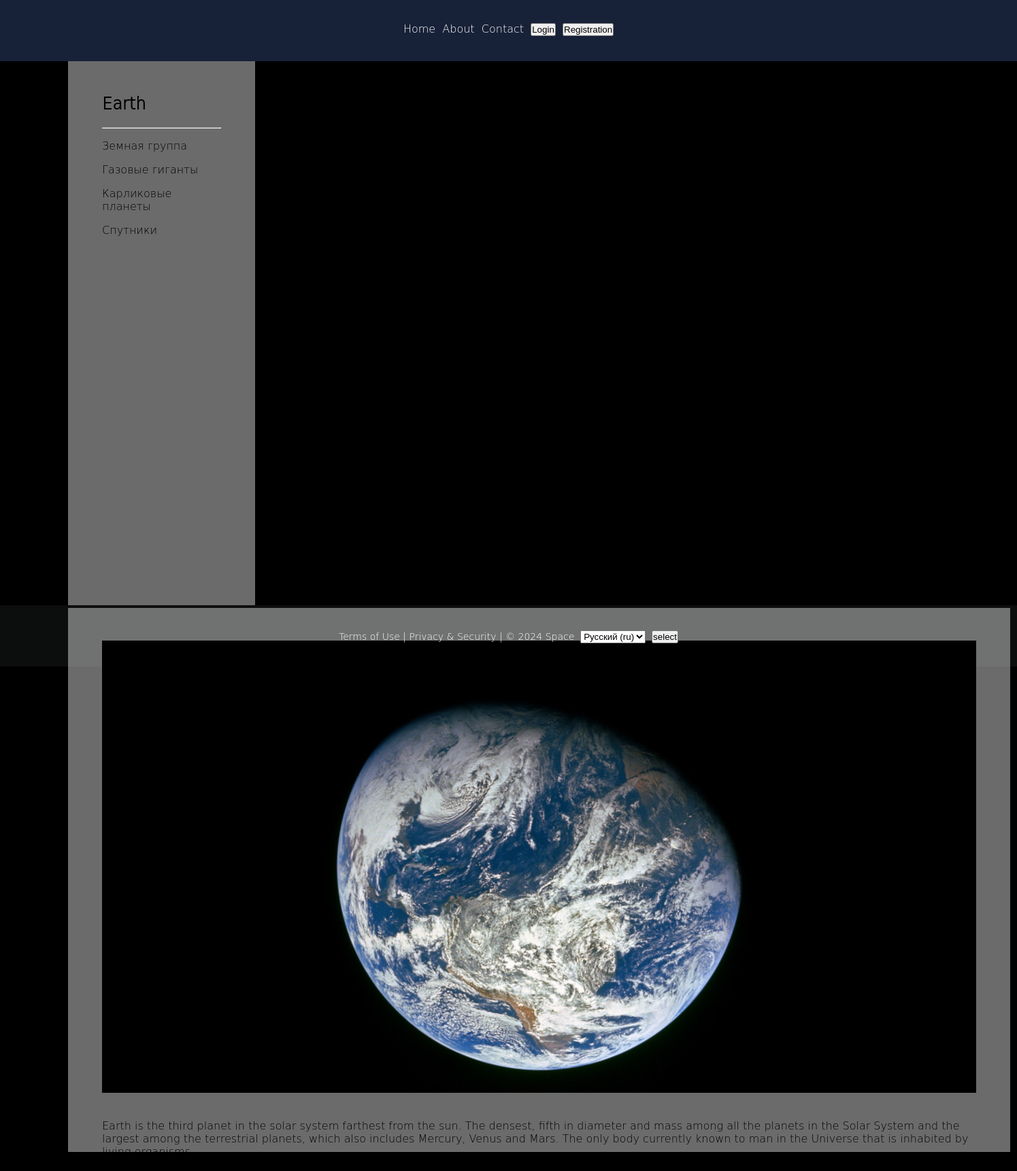
/content/Earth/, run on an earlier commit of the app's database.
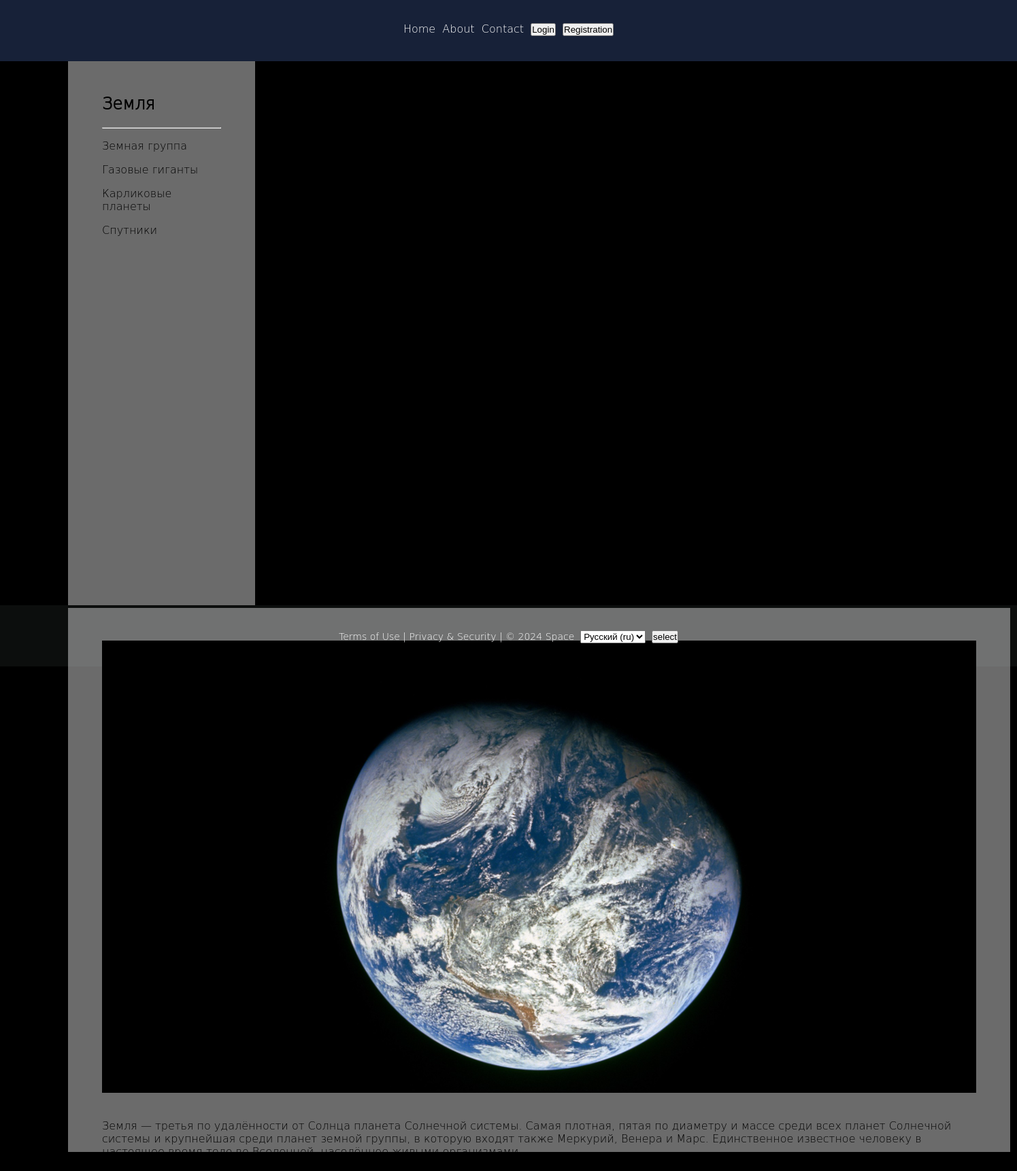
And on a later commit of the database.
### base/models.py (models this page shows, shortened)
class Content(models.Model):
    header = models.CharField(max_length=255, verbose_name=_('Header'))
    post = models.TextField(blank=True, verbose_name=_('Content'))
    slug = models.SlugField(max_length=255, unique=True, db_index=True, verbose_name=_('Slug'))
    photo = models.ImageField(
        upload_to="photos/%Y/%m/%d/", default=None, blank=True, null=True, verbose_name=_('Photo')
    )
    author = models.ForeignKey(
        get_user_model(), on_delete=models.SET_NULL, related_name='content',
        null=True, default=None, verbose_name=_('Author')
    )
    category = models.ForeignKey(
        'Category', on_delete=models.PROTECT, related_name='content', null=True, verbose_name=_('Categories')
    )
    time_create = models.DateTimeField(auto_now_add=True, verbose_name=_('Creation time'))
    time_update = models.DateTimeField(auto_now=True, verbose_name=_('Time of change'))
    is_published = models.BooleanField(default=True, verbose_name=_('Status'))
    objects = models.Manager()
    published = PublishManager()
    class Meta:
        verbose_name = _('object')
        verbose_name_plural = _('Objects')

### base/views.py (the view)
# urls.py: path('content/<slug:slug>/', views.ContentPage.as_view(), name='content'),
class ContentPage(DetailView):
    template_name = 'base/content.html'
    slug_url_kwarg = 'slug'
    context_object_name = 'content'
    def get_context_data(self, **kwargs):
        context = super().get_context_data(**kwargs)
        context['title'] = context['content'].header
        context['page_header'] = context['content'].header
        return context
    def get_object(self, queryset=None):
        return get_object_or_404(Content.published, slug=self.kwargs[self.slug_url_kwarg])

### base/models.py (called while the page is built)
    def get_queryset(self):
        return super().get_queryset().filter(is_published=1)

    def get_absolute_url(self):
        return reverse('category', kwargs={'cat_slug': self.cat_slug})

### base/templatetags/base_tags.py (called while the page is built)
@register.inclusion_tag('base/category.html')
def get_category(selected=0):
    category = Category.objects.all()
    return {'category': category, 'selected': selected}

### base/templates/base/content.html (shortened to what this page needs)
{% extends 'base.html' %}
{% load i18n %}
{% block content %}
{% if content.photo %}
<img src="{{content.photo.url}}" alt="{{header}}"><br>
{% else %}
<p align="center">{% include 'base/inclusions/image_icon.html' %}</p><br>
{% endif %}
<br>{{content.post|linebreaks}}<br>
<br>
{% endblock %}

### templates/base.html (shortened to what this page needs)
<!DOCTYPE html>
<html lang="ru">
{% load static %}
{% load base_tags %}
{% load i18n %}
<head>
    <link type="text/css" rel="stylesheet" href="{% static 'base/css/styles.css' %}">
</head>
<body>
<div id="page">
    <div class="head">
        <div class="menu">
            <a class="link-white" href="{% url 'home' %}">{% trans 'Home' %}</a>&nbsp;
            <a class="link-white" href="{% url 'about' %}">{% trans 'About' %}</a>&nbsp;
            <a class="link-white" href="{% url 'contact' %}">{% trans 'Contact' %}</a>&nbsp;
            {% if user.is_authenticated %}
            <a class="link-white" href="{% url 'users:profile' %}">{{user.username}}</a>&nbsp;
            <form style="display:inline-block" method="post" action="{% url 'users:logout' %}">{% csrf_token %}
                <button type="submit" class="button-head">{% trans 'Logout' %}</button>
            </form>
            {% else %}
            <a href="{% url 'users:login' %}">
                <button type="button" class="button-head">{% trans 'Login' %}</button>&nbsp;
            </a>
            <a href="{% url 'users:registration' %}">
                <button type="button" class="button-head">{% trans 'Registration' %}</button>
            </a>
            {% endif %}
        </div>
    </div>
    <div class="body">
        <div class="categories">
            <div class="shell">
                <br><h2>{{page_header}}</h2>
                <hr class="line">
                {% get_category selected %}
            </div>
        </div>
        <div class="content">
            <div class="shell"><br>
                <br>{% block content %}{% endblock %}
            </div>
        </div>
    </div>
    <div class="footer" style="color: #ffffff">
        <div style="display:inline-block">
            <a class="link-white" href="{% url 'terms' %}">{% trans 'Terms of Use' %}</a> |
            <a class="link-white" href="{% url 'privacy' %}">{% trans 'Privacy & Security' %}</a> |
            &copy 2024 {% trans 'Space' %}&nbsp;
        </div>
        <form style="display:inline-block" class="language" action="{% url 'set_language' %}" method="post">
            <select name="language">
                {% get_current_language as LANGUAGE_CODE %}
                {% get_available_languages as LANGUAGES %}
                {% get_language_info_list for LANGUAGES as languages %}
                {% for language in languages %}
                <option value="{{language.code}}" {% if language.code == LANGUAGE_CODE %} selected{% endif %}>
                    {{language.name_local}} ({{language.code}})
                </option>
                {% endfor %}
            </select>&nbsp;
            <input type="submit" value="{% trans 'select' %}">
        </form>
    </div>
</div>
</body>
</html>

What changed in the data, as far as the page shows it:
changed Content: header "Earth" → "Земля"; post "Earth is the third planet in the solar system farthest from the sun. The densest, fifth in diameter and mass among all the planets in the Solar System and the largest among the terrestrial planets, which also includes Mercury, Venus and Mars. The only body currently known to man in the Universe that is inhabited by…" → "Земля — третья по удалённости от Солнца планета Солнечной системы. Самая плотная, пятая по диаметру и массе среди всех планет Солнечной системы и крупнейшая среди планет земной группы, в которую входят также Меркурий, Венера и Марс. Единственное известное человеку в…"
